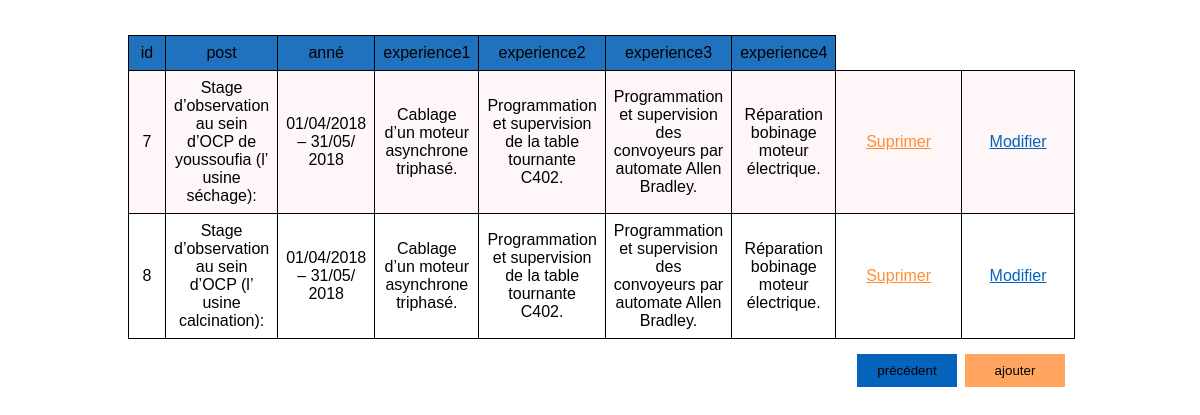
The page /EchFolio/modif/experience/experience.php (signed in) on the database its author committed.
### tables this page shows
CREATE TABLE `experience_professionelle` (
  `id` int(20) NOT NULL,
  `post` varchar(200) NOT NULL,
  `anne` varchar(50) NOT NULL,
  `experience1` varchar(200) NOT NULL,
  `experience2` varchar(200) NOT NULL,
  `experience3` varchar(200) NOT NULL,
  `experience4` varchar(200) NOT NULL
);

### EchFolio/modif/experience/experience.php (the view, shortened to what this page needs)
<?php
include("../../interdit.php");
$query_type = "SELECT * FROM experience_professionelle";
$result = mysqli_query($con,$query_type);
?>
<!DOCTYPE html>
<html lang="en">
<head>
    <link rel="stylesheet" href="../../assets/css/style1.css">
</head>
<body>
<table class="table1" border=1>
<tr>
            <td class="td1" >id </td>
            <td class="td1">post</td>
            <td class="td1">anné</td>
            <td class="td1">experience1</td>
            <td class="td1">experience2</td>
            <td class="td1">experience3</td>
            <td class="td1">experience4</td>
        </tr>
<?php
if(mysqli_num_rows($result)>0 ){
    while($row = mysqli_fetch_assoc($result) ) {
      ?>
      <tr>
        <td><?=$row['id'];?></td>
        <td><?=$row['post'];?></td>
        <td><?=$row['anne'];?></td>
        <td><?=$row['experience1'];?></td>
        <td><?=$row['experience2'];?></td>
        <td><?=$row['experience3'];?></td>
        <td><?=$row['experience4'];?></td>
        <td><a class="supp" href="experience.php?delete_dc=<?=$row['id'];?>">Suprimer</a></td>
        <td><a class="modif" href="experience.php?edit_dc=<?=$row['id'];?>">Modifier</a></td>
      </tr>
      <?php
    }
  }else{
    echo "0 result";
  }
?>
    </table>
    <form action="" method="POST">
        <button class="btn1" type=submit name="precedent">précédent</button>
        <button class="btn2" type=submit name="ajouter">ajouter</button>
    </form>
</body>
</html>

### EchFolio/assets/css/style1.css (style rules this page uses)
.table1 { margin-top: 35px; margin-left: 120px; margin-right: 50px; font-family: "Trebuchet MS", Arial, Helvetica, sans-serif; border-collapse: collapse; border-style: solid; border: 10px; width: 80%; text-align: center; }
.table1 td, .table1 th { border: 1px solid #000; padding: 8px; }
.td1 { background-color: #2172be; width: 20px; }
.table1 tr:nth-child(even) { background-color: #fff7f7; }
.supp { color: #ff8c34; }
.modif { color: #0563BB; }
.btn1 { background-color: #0563BB; float: right; margin-right: 235px; margin-top: 15px; margin-bottom: 20px; height: 33px; border: none; width: 100px; }
.btn2 { background-color: #ff8c34; float: right; margin-right: -208px; margin-top: 15px; margin-bottom: 20px; height: 33px; border: none; width: 100px; }

### rows shown on the page
experience_professionelle: id "7", post "Stage d’observation au sein d’OCP de youssoufia (l’ usine séchage):", anne "01/04/2018 – 31/05/ 2018", experience1 "Cablage d’un moteur asynchrone triphasé.", experience2 "Programmation et supervision de la table tournante C402.", experience3 "Programmation et supervision des convoyeurs par automate Allen Bradley.", experience4 "Réparation bobinage moteur électrique."
experience_professionelle: id "8", post "Stage d’observation au sein d’OCP (l’ usine calcination):", anne "01/04/2018 – 31/05/ 2018", experience1 "Cablage d’un moteur asynchrone triphasé.", experience2 "Programmation et supervision de la table tournante C402.", experience3 "Programmation et supervision des convoyeurs par automate Allen Bradley.", experience4 "Réparation bobinage moteur électrique."
